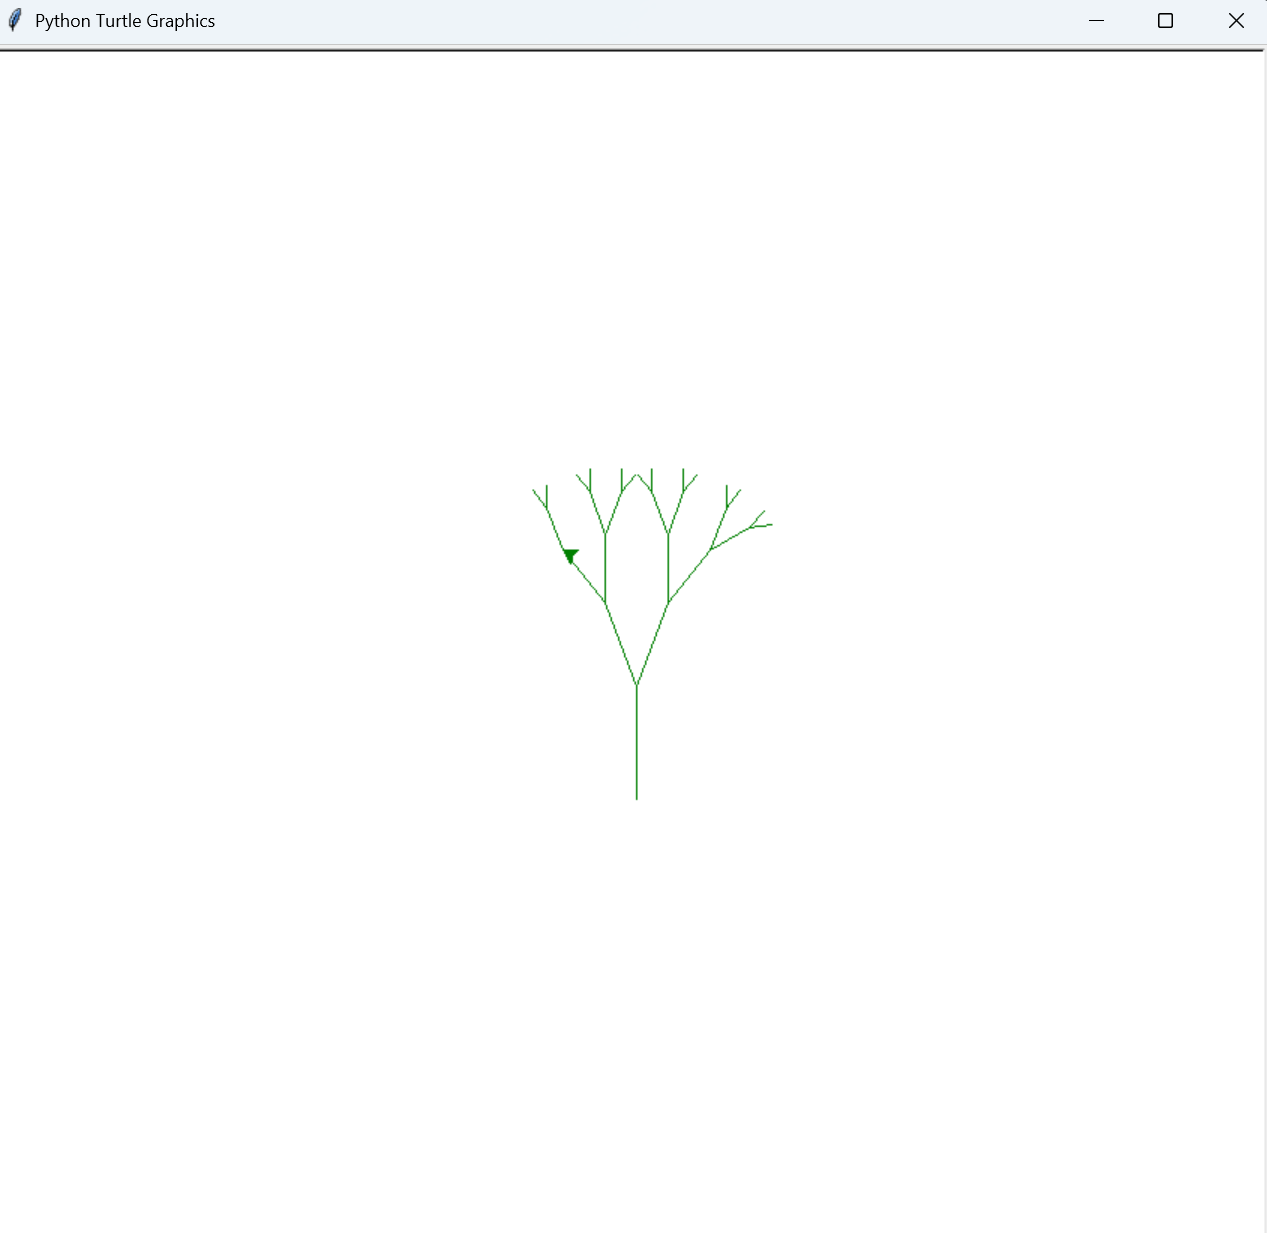

The Python source for this figure:
# 프랙탈 트리 구현을 터틀 모듈을 이용해서 구현하세요

import turtle


# branch_length: 가지의 길이
# t: 터틀 객체


def draw_tree(branch_length, t):
    # 재귀 종료 조건: 가지가 너무 작아지면 멈춤
    if branch_length > 5:  # 가지 길이가 5보다 크면 계속 그리기
        # 가지 그리기
        t.forward(branch_length)

        # 오른쪽 가지 그리기
        t.right(20)  # 오른쪽으로 20도 회전
        draw_tree(branch_length - 15, t)  # 재귀호출 (가지 길이 줄이기)

        # 왼쪽 가지 그리기
        t.left(40)  # 왼쪽으로 40도 회전 (20도 되돌리기 + 20도 더)
        draw_tree(branch_length - 15, t)  # 재귀호출

        # 원래 위치로 돌아가기
        t.right(20)  # 각도 원위치
        t.backward(
            branch_length
        )  # 뒤로 이동, 원래 위치로 돌아와야 다음 가지 그릴 수 있음


# 실행 예시
if __name__ == "__main__":
    # turtle 설정
    my_turtle = turtle.Turtle()
    my_window = turtle.Screen()

    my_turtle.left(90)  # 거북이를 위쪽으로 향하게
    my_turtle.up()  # 펜 들기
    my_turtle.backward(100)  # 아래쪽으로 이동 (시작 위치 조정)
    my_turtle.down()  # 펜 내리기
    my_turtle.color("green")  # 초록색

    # 프랙탈 트리 그리기
    draw_tree(75, my_turtle)  # 초기 가지 길이 75

    my_window.exitonclick()  # 클릭하면 종료
